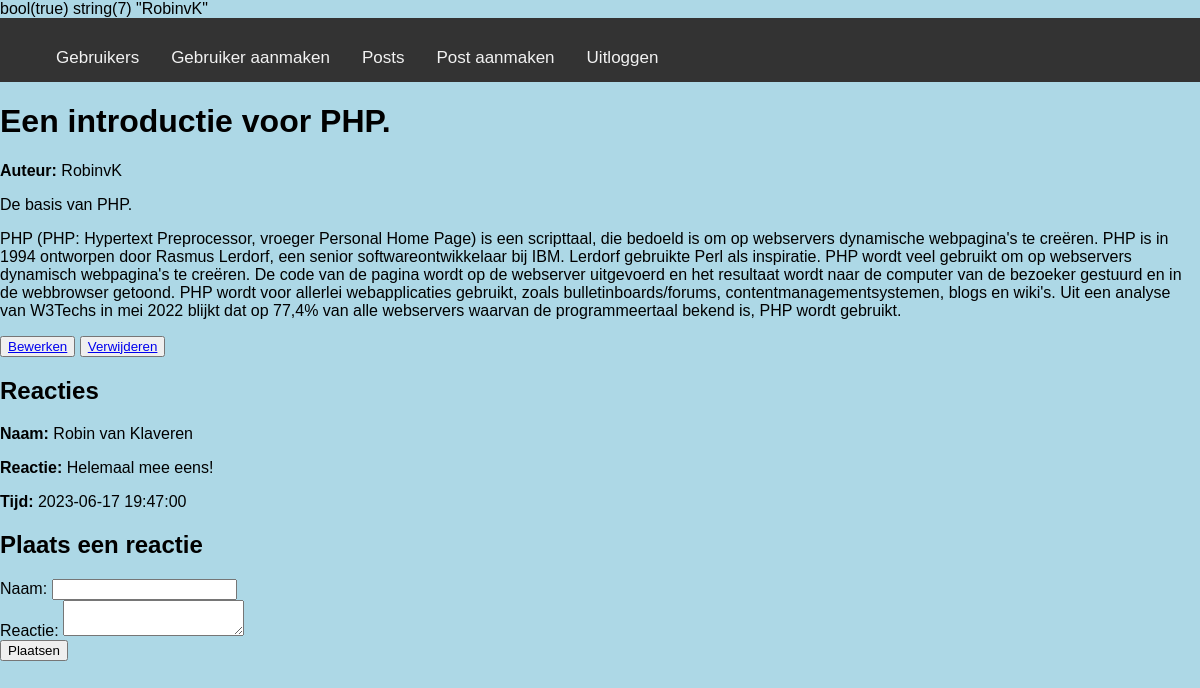
Screenshot of /post.php?id=1 (signed in) with the database file from the repository.
### tables this page shows
CREATE TABLE `posts` (
  `id` int(10) NOT NULL,
  `title` varchar(100) DEFAULT NULL,
  `description` varchar(255) DEFAULT NULL,
  `content` text DEFAULT NULL,
  `created_on` datetime DEFAULT NULL,
  `updated_on` timestamp NOT NULL DEFAULT current_timestamp() ON UPDATE current_timestamp(),
  `deleted_on` datetime DEFAULT NULL,
  `user_id` int(10) DEFAULT NULL
);

CREATE TABLE `users` (
  `id` int(10) NOT NULL,
  `username` varchar(100) DEFAULT NULL,
  `password` varchar(255) DEFAULT NULL
);

CREATE TABLE `comments` (
  `id` int(10) NOT NULL,
  `post_id` int(10) DEFAULT NULL,
  `name` varchar(100) DEFAULT NULL,
  `message` text DEFAULT NULL,
  `created_on` timestamp NOT NULL DEFAULT current_timestamp() ON UPDATE current_timestamp()
);

### Classes/Post.php (called while the page is built, shortened)
<?php
require_once 'DbConnection.php';
class Post
{
    protected $db;
    public function __construct()
    {
        $this->db = new DbConnection('localhost', 'root', '', 'Blog');
    }
    public function getPostById($postId)
    {
        $conn = $this->db->getConn();
        $stmt = $conn->prepare(
            "SELECT posts.id, posts.title, posts.description, posts.content, users.username, posts.user_id
            FROM posts
            INNER JOIN users ON posts.user_id = users.id
            WHERE posts.id = ?"
        );
        $stmt->bind_param("i", $postId);
        $stmt->execute();
        $result = $stmt->get_result();
        return $result->fetch_assoc();
    }
}
?>

### Classes/DbConnection.php (called while the page is built, shortened)
<?php
class DbConnection
{
    public function __construct($host, $username, $password, $database)
    {
        $this->conn = new mysqli($host, $username, $password, $database);
    }
}
?>

### Classes/User.php (called while the page is built, shortened)
<?php
require_once 'DbConnection.php';
class User
{
    protected $db;
    public function __construct()
    {
        $this->db = new DbConnection('localhost', 'root', '', 'Blog');
    }
    public function getUserByUsername($username)
    {
        $conn = $this->db->getConn();
        $stmt = $conn->prepare("SELECT * FROM users WHERE username = ?");
        $stmt->bind_param("s", $username);
        $stmt->execute();
        $result = $stmt->get_result();
        return $result->fetch_assoc();
    }
    public function isAuthor($username, $postId)
    {
        $user = $this->getUserByUsername($username);
        $postInstance = new Post();
        $post = $postInstance->getPostById($postId);
        if ($post && $post['user_id'] == $user['id']) {
            return true;
        }
        return false;
    }
}
?>

### Classes/Comment.php (called while the page is built, shortened)
<?php
require_once 'DbConnection.php';
class Comment
{
    protected $db;
    public function __construct()
    {
        $this->db = new DbConnection('localhost', 'root', '', 'Blog');
    }
    public function getCommentsByPostId($postId)
    {
        $conn = $this->db->getConn();
        $stmt = $conn->prepare("SELECT * FROM comments WHERE post_id = ? ORDER BY created_on ASC");
        $stmt->bind_param("i", $postId);
        $stmt->execute();
        $result = $stmt->get_result();
        return $result->fetch_all(MYSQLI_ASSOC);
    }
}
?>

### post.php (the view, shortened to what this page needs)
<?php
require_once 'Classes/Post.php';
require_once 'Classes/Comment.php';
require_once 'Classes/User.php';
$postId = $_GET['id'];
$userInstance = new User();
$loggedInUsername = $_SESSION['username'];
$isAuthor = $userInstance->isAuthor($loggedInUsername, $postId);
var_dump($isAuthor);
var_dump($loggedInUsername);
$postInstance = new Post();
$commentInstance = new Comment();
$post = $postInstance->getPostById($postId);
$comments = $commentInstance->getCommentsByPostId($postId);
?>
<!DOCTYPE html>
<html>
<head>
    <link rel="stylesheet" type="text/css" href="CSS/posts.css">
</head>
<header id="header">
<?php include 'header.php'; ?>
</header>
<body>
    <h1><?php echo $post['title']; ?></h1>
    <p><strong>Auteur:</strong> <?php echo $post['username']; ?></p>
    <p><?php echo $post['description']; ?></p>
    <p><?php echo $post['content']; ?></p>
    <?php if ($isAuthor) : ?>
        <button><a id="coolbutton" href="Backend/edit_post.php?id=<?php echo $post['id']; ?>">Bewerken</a></button>
        <button><a id="coolbutton" href="Backend/delete_post.php?id=<?php echo $post['id']; ?>">Verwijderen</a></button>
    <?php endif; ?>
    <h2>Reacties</h2>
    <?php if (is_array($comments)) : ?>
        <?php foreach ($comments as $comment) : ?>
            <div class="comment">
                <p><strong>Naam:</strong> <?php echo $comment['name']; ?></p>
                <p><strong>Reactie:</strong> <?php echo $comment['message']; ?></p>
                <p><strong>Tijd:</strong> <?php echo $comment['created_on']; ?></p>
            </div>
        <?php endforeach; ?>
    <?php else : ?>
        <p>Er zijn geen reacties.</p>
    <?php endif; ?>
    <h2>Plaats een reactie</h2>
    <form method="POST" action="">
        <label for="name">Naam:</label>
        <input type="text" name="name" id="name" required><br>
        <label for="message">Reactie:</label>
        <textarea name="message" id="message" required></textarea><br>
        <input type="submit" name="add_comment" value="Plaatsen">
    </form>
</body>
</html>

### CSS/posts.css (style rules this page uses)
body { background-color: lightblue; }

### CSS/header.css (style rules this page uses)
body { margin: 0; font-family: Arial, Helvetica, sans-serif; }

### rows the page displays
posts: title "Een introductie voor PHP.", user.username "RobinvK", description "De basis van PHP.", content "PHP (PHP: Hypertext Preprocessor, vroeger Personal Home Page) is een scripttaal, die bedoeld is om op webservers dynamische webpagina's te creëren. PHP is in 1994 ontworpen door Rasmus Lerdorf, een senior softwareontwikkelaar bij IBM. Lerdorf gebruikte Perl als inspiratie. PHP wordt veel gebruikt om op webservers dynamisch webpagina's te creëren. De code van de pagina wordt op de webserver uitgevoerd en het resultaat wordt naar de computer van de bezoeker gestuurd en in de webbrowser getoond. PHP wordt voor allerlei webapplicaties gebruikt, zoals bulletinboards/forums, contentmanagementsystemen, blogs en wiki's. Uit een analyse van W3Techs in mei 2022 blijkt dat op 77,4% van alle webservers…"
comments: name "Robin van Klaveren", message "Helemaal mee eens!", created_on "2023-06-17 19:47:00"
